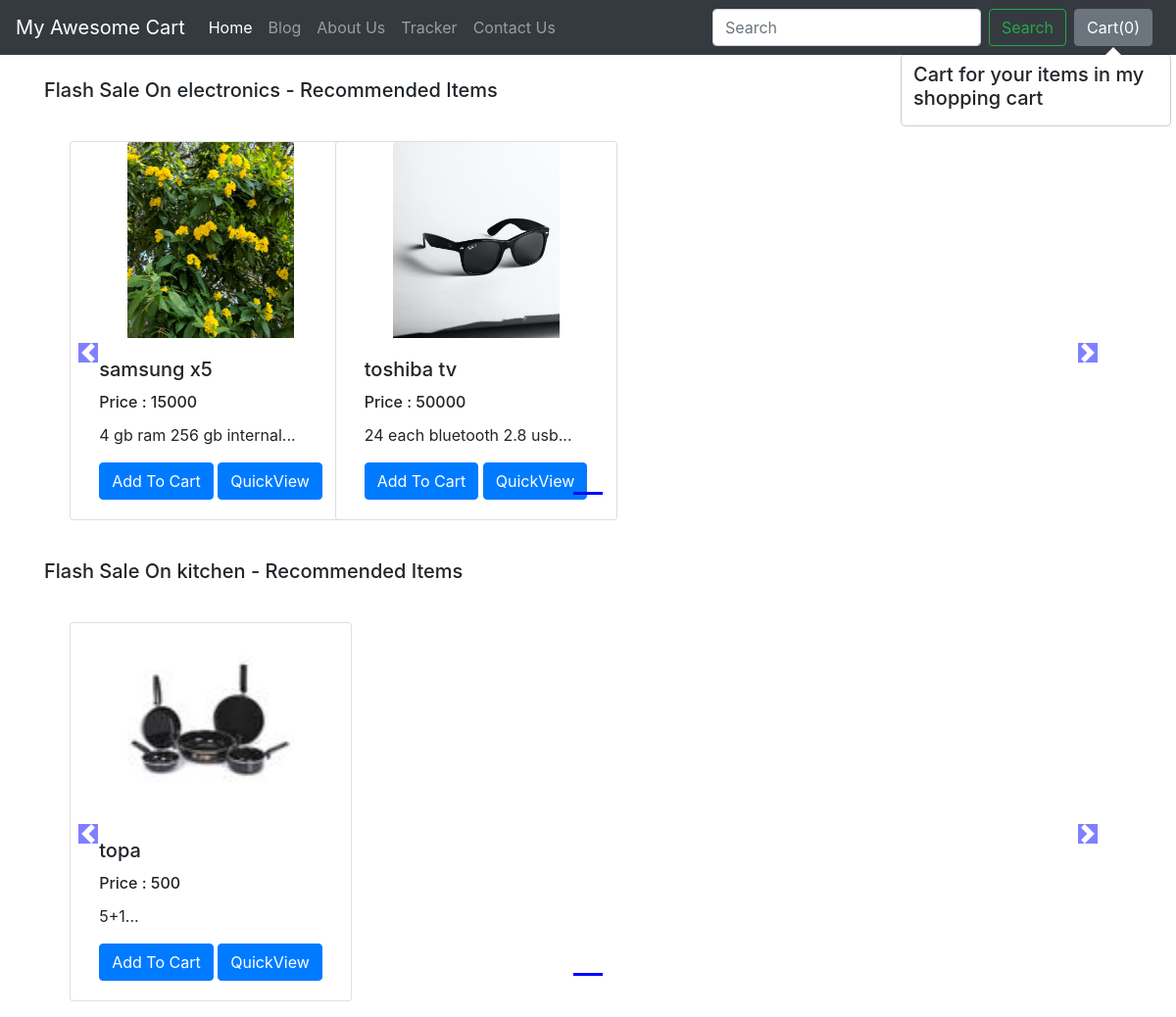
The app's page /shop/ with its own data.
### shop/models.py (models this page shows, shortened)
class Product(models.Model):
    product_id = models.AutoField
    product_name = models.CharField(max_length=50)
    category = models.CharField(max_length=50, default="")
    subcategory = models.CharField(max_length=50, default="")
    price = models.IntegerField(default=0)
    desc = models.CharField(max_length=300)
    pub_date = models.DateField()
    image = models.ImageField(upload_to='shop/images', default="")

### shop/views.py (the view)
# urls.py: path("", views.index, name="blogHome"),
def index(request):
    allProds = []
    catprods = Product.objects.values('category', 'id')
    cats = {item['category'] for item in catprods}
    for cat in cats:
        prod = Product.objects.filter(category=cat)
        n = len(prod)
        nSlides = n // 4 + ceil((n / 4) - (n // 4))
        allProds.append([prod, range(1, nSlides), nSlides])
    params = {'allProds':allProds}
    return render(request, 'shop/index.html', params)

### shop/templates/shop/index.html (shortened to what this page needs)
{% extends 'shop/basic.html' %}
{% block body %}
{% load static %}
<div class="container">
    {% for product, range, nSlides in allProds %}
    <h5 class="my-4">Flash Sale On {{product.0.category}} - Recommended Items</h5>
    <div class="row">
        <div id="demo{{forloop.counter}}" class="col carousel slide my-3" data-ride="carousel">
            <ul class="carousel-indicators">
                <li data-target="#demo{{forloop.counter}}" data-slide-to="0" class="active"></li>
            </ul>
            <div class="container carousel-inner no-padding">
                <div class="carousel-item active">
                    {% for i in product %}
                    <div class="col-xs-3 col-sm-3 col-md-3">
                        <div class="card align-items-center" style="width: 18rem;">
                            <img src='/media/{{i.image}}' class="card-img-top" alt="...">
                            <div class="card-body">
                                <h5 class="card-title" id="namepr{{i.id}}">{{i.product_name}}</h5>
                                <h6 class="card-title" >Price : <span id="pricepr{{i.id}}">{{i.price}}</span></h6>
                                <p class="card-text">{{i.desc|slice:"0:53"}}...</p>
                                <span id="divpr{{i.id}}" class="divpr">
                                    <button id="pr{{i.id}}" class="btn btn-primary cart">Add To Cart</button>
                                </span>
                                <a href="/shop/products/{{i.id}}"><button id="qv{{i.id}}" class="btn btn-primary cart">QuickView</button></a>
                            </div>
                        </div>
                    </div>
                    {% endfor %}
                </div>
            </div>
        </div>
        <a class="carousel-control-prev" href="#demo{{forloop.counter}}" data-slide="prev">
            <span class="carousel-control-prev-icon"></span>
        </a>
        <a class="carousel-control-next" href="#demo{{forloop.counter}}" data-slide="next">
            <span class="carousel-control-next-icon"></span>
        </a>
    </div>
    {% endfor %}
</div>
{% endblock %}

### shop/templates/shop/basic.html (shortened to what this page needs)
<!doctype html>
<html lang="en">
  <head>
    <link rel="stylesheet" href="https://stackpath.bootstrapcdn.com/bootstrap/4.2.1/css/bootstrap.min.css">
  </head>
  <body>
    <nav class="navbar navbar-expand-lg navbar-dark bg-dark">
  <a class="navbar-brand" href="/shop">My Awesome Cart</a>
  <div class="collapse navbar-collapse" id="navbarSupportedContent">
    <ul class="navbar-nav mr-auto">
      <li class="nav-item active">
        <a class="nav-link" href="/shop">Home <span class="sr-only">(current)</span></a>
      </li>
          <li class="nav-item">
                    <a class="nav-link" href="/blog/">Blog</a>
                </li>
      <li class="nav-item">
        <a class="nav-link" href="/shop/about">About Us</a>
      </li>
      <li class="nav-item">
        <a class="nav-link" href="/shop/tracker">Tracker</a>
      </li>
      <li class="nav-item">
        <a class="nav-link" href="/shop/contact">Contact Us</a>
      </li>
    </ul>
    <form class="form-inline my-2 my-lg-0">
      <input class="form-control mr-sm-2" type="search" placeholder="Search" aria-label="Search">
      <button class="btn btn-outline-success my-2 my-sm-0" type="submit">Search</button>
    </form>
    <button type="button" class="btn btn-secondary mx-2" id="popcart" data-container="body" data-toggle="popover" data-placement="bottom" data-html="true" data-content="Vivamus
sagittis lacus vel augue laoreet rutrum faucibus.">
  Cart(<span id="cart">0</span>)
</button>
  </div>
</nav>
  {% block body %} {% endblock %}
  </body>
</html>

### records on screen
Product: category "electronics", image (picture), product_name "samsung x5", price "15000", desc "4 gb ram 256 gb internal"
Product: image (picture), product_name "toshiba tv", price "50000", desc "24 each bluetooth 2.8 usb"
Product: category "kitchen", image (picture), product_name "topa", price "500", desc "5+1"
